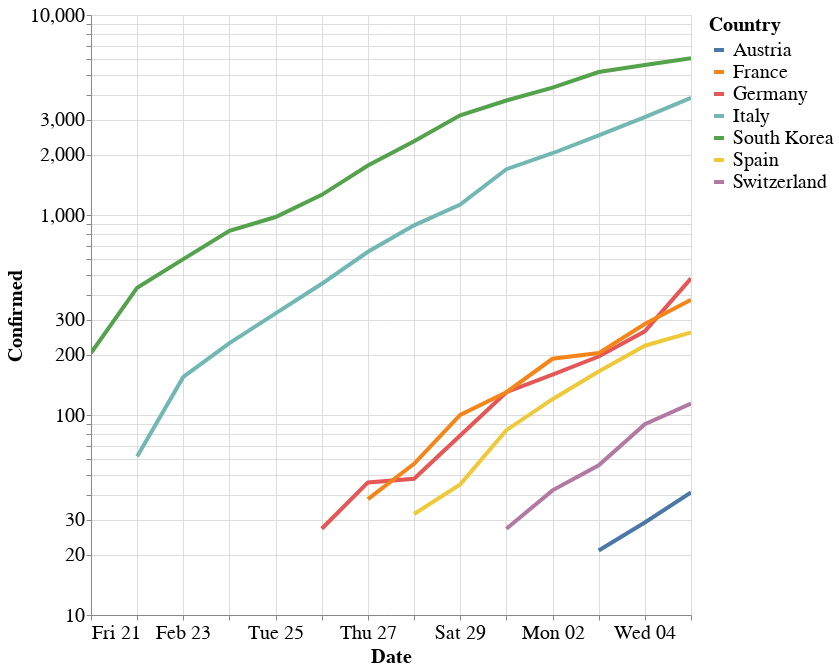

Notebook source saved alongside this figure:
### Markdown cell above
## Number of confirmed cases in selected European countries and South Korea

### Code cell
alt.themes.enable('theme_1')
from altair import datum

alt.Chart(df[(df.Country.isin(['Italy', 'Austria', 'France', 'Spain', 'Germany', 'South Korea', 'Switzerland'])) & (df.Date>'2020-02-20')]).mark_line().encode(
    alt.Y('Confirmed', scale=alt.Scale(type='log')),
    x='Date',
    color='Country',
    tooltip=['Country', 'Date', 'Confirmed']
).properties(
    height=600,
    width=600
).transform_filter(
    (datum.Confirmed > 20)
).interactive()

### Figure 1 — Vega-Lite specification as saved in the notebook (floating-point values rounded to 4 significant figures)
{"width": 600, "height": 600, "config": {"line": {"strokeWidth": 4}, "style": {"bar": {"size": 20}}, "legend": {"symbolSize": 100, "titleFontSize": 20, "labelFontSize": 20}, "axis": {"titleFontSize": 20, "labelFontSize": 20}}, "data": {"name": "data-9941919edcecfcbedbc0a5103ed1aaa0"}, "mark": "line", "encoding": {"color": {"type": "nominal", "field": "Country"}, "tooltip": [{"type": "nominal", "field": "Country"}, {"type": "temporal", "field": "Date"}, {"type": "quantitative", "field": "Confirmed"}], "x": {"type": "temporal", "field": "Date"}, "y": {"type": "quantitative", "field": "Confirmed", "scale": {"type": "log"}}}, "selection": {"selector001": {"type": "interval", "bind": "scales", "encodings": ["x", "y"]}}, "transform": [{"filter": "(datum.Confirmed > 20)"}], "$schema": "https://vega.github.io/schema/vega-lite/v4.0.2.json", "datasets": {"data-9941919edcecfcbedbc0a5103ed1aaa0": [{"Date": "2020-02-21T00:00:00", "Country": "South Korea", "Province": null, "Confirmed": 204, "Deaths": 2, "Recovered": 16}, {"Date": "2020-02-21T00:00:00", "Country": "France", "Province": null, "Confirmed": 12, "Deaths": 1, "Recovered": 4}, {"Date": "2020-02-21T00:00:00", "Country": "Germany", "Province": null, "Confirmed": 16, "Deaths": 0, "Recovered": 14}, {"Date": "2020-02-21T00:00:00", "Country": "Italy", "Province": null, "Confirmed": 20, "Deaths": 1, "Recovered": 0}, {"Date": "2020-02-21T00:00:00", "Country": "Spain", "Province": null, "Confirmed": 2, "Deaths": 0, "Recovered": 2}, {"Date": "2020-02-21T00:00:00", "Country": "Switzerland", "Province": null, "Confirmed": 0, "Deaths": 0, "Recovered": 0}, {"Date": "2020-02-21T00:00:00", "Country": "Austria", "Province": null, "Confirmed": 0, "Deaths": 0, "Recovered": 0}, {"Date": "2020-02-22T00:00:00", "Country": "South Korea", "Province": null, "Confirmed": 433, "Deaths": 2, "Recovered": 16}, {"Date": "2020-02-22T00:00:00", "Country": "France", "Province": null, "Confirmed": 12, "Deaths": 1, "Recovered": 4}, {"Date": "2020-02-22T00:00:00", "Country": "Germany", "Province": null, "Confirmed": 16, "Deaths": 0, "Recovered": 14}, {"Date": "2020-02-22T00:00:00", "Country": "Italy", "Province": null, "Confirmed": 62, "Deaths": 2, "Recovered": 1}, {"Date": "2020-02-22T00:00:00", "Country": "Spain", "Province": null, "Confirmed": 2, "Deaths": 0, "Recovered": 2}, {"Date": "2020-02-22T00:00:00", "Country": "Switzerland", "Province": null, "Confirmed": 0, "Deaths": 0, "Recovered": 0}, {"Date": "2020-02-22T00:00:00", "Country": "Austria", "Province": null, "Confirmed": 0, "Deaths": 0, "Recovered": 0}, {"Date": "2020-02-23T00:00:00", "Country": "South Korea", "Province": null, "Confirmed": 602, "Deaths": 6, "Recovered": 18}, {"Date": "2020-02-23T00:00:00", "Country": "France", "Province": null, "Confirmed": 12, "Deaths": 1, "Recovered": 4}, {"Date": "2020-02-23T00:00:00", "Country": "Germany", "Province": null, "Confirmed": 16, "Deaths": 0, "Recovered": 14}, {"Date": "2020-02-23T00:00:00", "Country": "Italy", "Province": null, "Confirmed": 155, "Deaths": 3, "Recovered": 2}, {"Date": "2020-02-23T00:00:00", "Country": "Spain", "Province": null, "Confirmed": 2, "Deaths": 0, "Recovered": 2}, {"Date": "2020-02-23T00:00:00", "Country": "Switzerland", "Province": null, "Confirmed": 0, "Deaths": 0, "Recovered": 0}, {"Date": "2020-02-23T00:00:00", "Country": "Austria", "Province": null, "Confirmed": 0, "Deaths": 0, "Recovered": 0}, {"Date": "2020-02-24T00:00:00", "Country": "South Korea", "Province": null, "Confirmed": 833, "Deaths": 8, "Recovered": 18}, {"Date": "2020-02-24T00:00:00", "Country": "France", "Province": null, "Confirmed": 12, "Deaths": 1, "Recovered": 4}, {"Date": "2020-02-24T00:00:00", "Country": "Germany", "Province": null, "Confirmed": 16, "Deaths": 0, "Recovered": 14}, {"Date": "2020-02-24T00:00:00", "Country": "Italy", "Province": null, "Confirmed": 229, "Deaths": 7, "Recovered": 1}, {"Date": "2020-02-24T00:00:00", "Country": "Spain", "Province": null, "Confirmed": 2, "Deaths": 0, "Recovered": 2}, {"Date": "2020-02-24T00:00:00", "Country": "Switzerland", "Province": null, "Confirmed": 0, "Deaths": 0, "Recovered": 0}, {"Date": "2020-02-24T00:00:00", "Country": "Austria", "Province": null, "Confirmed": 0, "Deaths": 0, "Recovered": 0}, {"Date": "2020-02-25T00:00:00", "Country": "South Korea", "Province": null, "Confirmed": 977, "Deaths": 10, "Recovered": 22}, {"Date": "2020-02-25T00:00:00", "Country": "France", "Province": null, "Confirmed": 14, "Deaths": 1, "Recovered": 11}, {"Date": "2020-02-25T00:00:00", "Country": "Germany", "Province": null, "Confirmed": 17, "Deaths": 0, "Recovered": 14}, {"Date": "2020-02-25T00:00:00", "Country": "Italy", "Province": null, "Confirmed": 322, "Deaths": 10, "Recovered": 1}, {"Date": "2020-02-25T00:00:00", "Country": "Spain", "Province": null, "Confirmed": 6, "Deaths": 0, "Recovered": 2}, {"Date": "2020-02-25T00:00:00", "Country": "Switzerland", "Province": null, "Confirmed": 1, "Deaths": 0, "Recovered": 0}, {"Date": "2020-02-25T00:00:00", "Country": "Austria", "Province": null, "Confirmed": 2, "Deaths": 0, "Recovered": 0}, {"Date": "2020-02-26T00:00:00", "Country": "South Korea", "Province": null, "Confirmed": 1261, "Deaths": 12, "Recovered": 22}, {"Date": "2020-02-26T00:00:00", "Country": "France", "Province": null, "Confirmed": 18, "Deaths": 2, "Recovered": 11}, {"Date": "2020-02-26T00:00:00", "Country": "Germany", "Province": null, "Confirmed": 27, "Deaths": 0, "Recovered": 15}, {"Date": "2020-02-26T00:00:00", "Country": "Italy", "Province": null, "Confirmed": 453, "Deaths": 12, "Recovered": 3}, {"Date": "2020-02-26T00:00:00", "Country": "Spain", "Province": null, "Confirmed": 13, "Deaths": 0, "Recovered": 2}, {"Date": "2020-02-26T00:00:00", "Country": "Switzerland", "Province": null, "Confirmed": 1, "Deaths": 0, "Recovered": 0}, {"Date": "2020-02-26T00:00:00", "Country": "Austria", "Province": null, "Confirmed": 2, "Deaths": 0, "Recovered": 0}, {"Date": "2020-02-27T00:00:00", "Country": "South Korea", "Province": null, "Confirmed": 1766, "Deaths": 13, "Recovered": 22}, {"Date": "2020-02-27T00:00:00", "Country": "France", "Province": null, "Confirmed": 38, "Deaths": 2, "Recovered": 11}, {"Date": "2020-02-27T00:00:00", "Country": "Germany", "Province": null, "Confirmed": 46, "Deaths": 0, "Recovered": 16}, {"Date": "2020-02-27T00:00:00", "Country": "Italy", "Province": null, "Confirmed": 655, "Deaths": 17, "Recovered": 45}, {"Date": "2020-02-27T00:00:00", "Country": "Spain", "Province": null, "Confirmed": 15, "Deaths": 0, "Recovered": 2}, {"Date": "2020-02-27T00:00:00", "Country": "Switzerland", "Province": null, "Confirmed": 8, "Deaths": 0, "Recovered": 0}, {"Date": "2020-02-27T00:00:00", "Country": "Austria", "Province": null, "Confirmed": 3, "Deaths": 0, "Recovered": 0}, {"Date": "2020-02-28T00:00:00", "Country": "South Korea", "Province": null, "Confirmed": 2337, "Deaths": 13, "Recovered": 22}, {"Date": "2020-02-28T00:00:00", "Country": "France", "Province": null, "Confirmed": 57, "Deaths": 2, "Recovered": 11}, {"Date": "2020-02-28T00:00:00", "Country": "Germany", "Province": null, "Confirmed": 48, "Deaths": 0, "Recovered": 16}, {"Date": "2020-02-28T00:00:00", "Country": "Italy", "Province": null, "Confirmed": 888, "Deaths": 21, "Recovered": 46}, {"Date": "2020-02-28T00:00:00", "Country": "Spain", "Province": null, "Confirmed": 32, "Deaths": 0, "Recovered": 2}, {"Date": "2020-02-28T00:00:00", "Country": "Switzerland", "Province": null, "Confirmed": 8, "Deaths": 0, "Recovered": 0}, {"Date": "2020-02-28T00:00:00", "Country": "Austria", "Province": null, "Confirmed": 3, "Deaths": 0, "Recovered": 0}, {"Date": "2020-02-29T00:00:00", "Country": "South Korea", "Province": null, "Confirmed": 3150, "Deaths": 16, "Recovered": 27}, {"Date": "2020-02-29T00:00:00", "Country": "France", "Province": null, "Confirmed": 100, "Deaths": 2, "Recovered": 12}, {"Date": "2020-02-29T00:00:00", "Country": "Germany", "Province": null, "Confirmed": 79, "Deaths": 0, "Recovered": 16}, {"Date": "2020-02-29T00:00:00", "Country": "Italy", "Province": null, "Confirmed": 1128, "Deaths": 29, "Recovered": 46}, {"Date": "2020-02-29T00:00:00", "Country": "Spain", "Province": null, "Confirmed": 45, "Deaths": 0, "Recovered": 2}, {"Date": "2020-02-29T00:00:00", "Country": "Switzerland", "Province": null, "Confirmed": 18, "Deaths": 0, "Recovered": 0}, {"Date": "2020-02-29T00:00:00", "Country": "Austria", "Province": null, "Confirmed": 9, "Deaths": 0, "Recovered": 0}, {"Date": "2020-03-01T00:00:00", "Country": "South Korea", "Province": null, "Confirmed": 3736, "Deaths": 17, "Recovered": 30}, {"Date": "2020-03-01T00:00:00", "Country": "France", "Province": null, "Confirmed": 130, "Deaths": 2, "Recovered": 12}, {"Date": "2020-03-01T00:00:00", "Country": "Germany", "Province": null, "Confirmed": 130, "Deaths": 0, "Recovered": 16}, {"Date": "2020-03-01T00:00:00", "Country": "Italy", "Province": null, "Confirmed": 1694, "Deaths": 34, "Recovered": 83}, {"Date": "2020-03-01T00:00:00", "Country": "Spain", "Province": null, "Confirmed": 84, "Deaths": 0, "Recovered": 2}, {"Date": "2020-03-01T00:00:00", "Country": "Switzerland", "Province": null, "Confirmed": 27, "Deaths": 0, "Recovered": 0}, {"Date": "2020-03-01T00:00:00", "Country": "Austria", "Province": null, "Confirmed": 14, "Deaths": 0, "Recovered": 0}, {"Date": "2020-03-02T00:00:00", "Country": "South Korea", "Province": null, "Confirmed": 4335, "Deaths": 28, "Recovered": 30}, {"Date": "2020-03-02T00:00:00", "Country": "France", "Province": null, "Confirmed": 191, "Deaths": 3, "Recovered": 12}, {"Date": "2020-03-02T00:00:00", "Country": "Germany", "Province": null, "Confirmed": 159, "Deaths": 0, "Recovered": 16}, {"Date": "2020-03-02T00:00:00", "Country": "Italy", "Province": null, "Confirmed": 2036, "Deaths": 52, "Recovered": 149}, {"Date": "2020-03-02T00:00:00", "Country": "Spain", "Province": null, "Confirmed": 120, "Deaths": 0, "Recovered": 2}, {"Date": "2020-03-02T00:00:00", "Country": "Switzerland", "Province": null, "Confirmed": 42, "Deaths": 0, "Recovered": 0}, {"Date": "2020-03-02T00:00:00", "Country": "Austria", "Province": null, "Confirmed": 18, "Deaths": 0, "Recovered": 0}, {"Date": "2020-03-03T00:00:00", "Country": "South Korea", "Province": null, "Confirmed": 5186, "Deaths": 28, "Recovered": 30}, {"Date": "2020-03-03T00:00:00", "Country": "France", "Province": null, "Confirmed": 204, "Deaths": 4, "Recovered": 12}, {"Date": "2020-03-03T00:00:00", "Country": "Germany", "Province": null, "Confirmed": 196, "Deaths": 0, "Recovered": 16}, {"Date": "2020-03-03T00:00:00", "Country": "Italy", "Province": null, "Confirmed": 2502, "Deaths": 79, "Recovered": 160}, {"Date": "2020-03-03T00:00:00", "Country": "Spain", "Province": null, "Confirmed": 165, "Deaths": 1, "Recovered": 2}, {"Date": "2020-03-03T00:00:00", "Country": "Switzerland", "Province": null, "Confirmed": 56, "Deaths": 0, "Recovered": 2}, {"Date": "2020-03-03T00:00:00", "Country": "Austria", "Province": null, "Confirmed": 21, "Deaths": 0, "Recovered": 0}, {"Date": "2020-03-04T00:00:00", "Country": "South Korea", "Province": null, "Confirmed": 5621, "Deaths": 35, "Recovered": 41}, {"Date": "2020-03-04T00:00:00", "Country": "France", "Province": null, "Confirmed": 285, "Deaths": 4, "Recovered": 12}, {"Date": "2020-03-04T00:00:00", "Country": "Germany", "Province": null, "Confirmed": 262, "Deaths": 0, "Recovered": 16}, {"Date": "2020-03-04T00:00:00", "Country": "Italy", "Province": null, "Confirmed": 3089, "Deaths": 107, "Recovered": 276}, {"Date": "2020-03-04T00:00:00", "Country": "Spain", "Province": null, "Confirmed": 222, "Deaths": 2, "Recovered": 2}, {"Date": "2020-03-04T00:00:00", "Country": "Switzerland", "Province": null, "Confirmed": 90, "Deaths": 0, "Recovered": 3}, {"Date": "2020-03-04T00:00:00", "Country": "Austria", "Province": null, "Confirmed": 29, "Deaths": 0, "Recovered": 0}, {"Date": "2020-03-05T00:00:00", "Country": "South Korea", "Province": null, "Confirmed": 6088, "Deaths": 35, "Recovered": 41}, {"Date": "2020-03-05T00:00:00", "Country": "France", "Province": null, "Confirmed": 377, "Deaths": 6, "Recovered": 12}, {"Date": "2020-03-05T00:00:00", "Country": "Germany", "Province": null, "Confirmed": 482, "Deaths": 0, "Recovered": 16}, {"Date": "2020-03-05T00:00:00", "Country": "Italy", "Province": null, "Confirmed": 3858, "Deaths": 148, "Recovered": 414}, {"Date": "2020-03-05T00:00:00", "Country": "Spain", "Province": null, "Confirmed": 259, "Deaths": 3, "Recovered": 2}, {"Date": "2020-03-05T00:00:00", "Country": "Switzerland", "Province": null, "Confirmed": 114, "Deaths": 1, "Recovered": 3}, {"Date": "2020-03-05T00:00:00", "Country": "Austria", "Province": null, "Confirmed": 41, "Deaths": 0, "Recovered": 0}]}}
